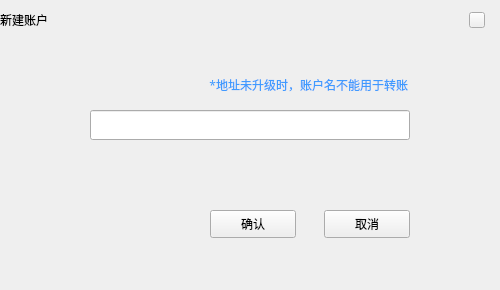
<?xml version="1.0" encoding="UTF-8"?>
<ui version="4.0">
 <class>NameDialog</class>
 <widget class="QDialog" name="NameDialog">
  <property name="geometry">
   <rect>
    <x>0</x>
    <y>0</y>
    <width>500</width>
    <height>290</height>
   </rect>
  </property>
  <property name="font">
   <font>
    <family>微软雅黑</family>
    <pointsize>9</pointsize>
   </font>
  </property>
  <property name="windowTitle">
   <string>Dialog</string>
  </property>
  <property name="styleSheet">
   <string notr="true"/>
  </property>
  <widget class="QLineEdit" name="nameLineEdit">
   <property name="geometry">
    <rect>
     <x>90</x>
     <y>110</y>
     <width>320</width>
     <height>30</height>
    </rect>
   </property>
   <property name="font">
    <font>
     <family>微软雅黑</family>
     <weight>50</weight>
     <italic>false</italic>
     <bold>false</bold>
    </font>
   </property>
   <property name="styleSheet">
    <string notr="true"/>
   </property>
   <property name="cursorPosition">
    <number>0</number>
   </property>
  </widget>
  <widget class="QLabel" name="addressNameTipLabel1">
   <property name="geometry">
    <rect>
     <x>103</x>
     <y>152</y>
     <width>16</width>
     <height>16</height>
    </rect>
   </property>
   <property name="text">
    <string/>
   </property>
  </widget>
  <widget class="QToolButton" name="okBtn">
   <property name="geometry">
    <rect>
     <x>210</x>
     <y>210</y>
     <width>86</width>
     <height>28</height>
    </rect>
   </property>
   <property name="cursor">
    <cursorShape>PointingHandCursor</cursorShape>
   </property>
   <property name="styleSheet">
    <string notr="true"/>
   </property>
   <property name="text">
    <string>确认</string>
   </property>
  </widget>
  <widget class="QLabel" name="addressNameTipLabel2">
   <property name="geometry">
    <rect>
     <x>127</x>
     <y>150</y>
     <width>200</width>
     <height>20</height>
    </rect>
   </property>
   <property name="text">
    <string/>
   </property>
  </widget>
  <widget class="QToolButton" name="cancelBtn">
   <property name="geometry">
    <rect>
     <x>324</x>
     <y>210</y>
     <width>86</width>
     <height>28</height>
    </rect>
   </property>
   <property name="cursor">
    <cursorShape>PointingHandCursor</cursorShape>
   </property>
   <property name="styleSheet">
    <string notr="true"/>
   </property>
   <property name="text">
    <string>取消</string>
   </property>
  </widget>
  <widget class="QLabel" name="gifLabel">
   <property name="geometry">
    <rect>
     <x>427</x>
     <y>116</y>
     <width>18</width>
     <height>18</height>
    </rect>
   </property>
   <property name="text">
    <string/>
   </property>
  </widget>
  <widget class="QLabel" name="label_2">
   <property name="geometry">
    <rect>
     <x>127</x>
     <y>70</y>
     <width>281</width>
     <height>30</height>
    </rect>
   </property>
   <property name="font">
    <font>
     <family>微软雅黑</family>
     <weight>50</weight>
     <italic>false</italic>
     <bold>false</bold>
    </font>
   </property>
   <property name="styleSheet">
    <string notr="true">color: rgb(64,154,255);</string>
   </property>
   <property name="text">
    <string>*地址未升级时，账户名不能用于转账</string>
   </property>
   <property name="alignment">
    <set>Qt::AlignRight|Qt::AlignTrailing|Qt::AlignVCenter</set>
   </property>
  </widget>
  <widget class="QLabel" name="title_Label">
   <property name="geometry">
    <rect>
     <x>0</x>
     <y>0</y>
     <width>500</width>
     <height>40</height>
    </rect>
   </property>
   <property name="font">
    <font>
     <family>微软雅黑</family>
     <weight>50</weight>
     <italic>false</italic>
     <bold>false</bold>
    </font>
   </property>
   <property name="styleSheet">
    <string notr="true"/>
   </property>
   <property name="text">
    <string>新建账户</string>
   </property>
  </widget>
  <widget class="QToolButton" name="closeBtn">
   <property name="geometry">
    <rect>
     <x>469</x>
     <y>12</y>
     <width>16</width>
     <height>16</height>
    </rect>
   </property>
   <property name="font">
    <font>
     <family>微软雅黑</family>
    </font>
   </property>
   <property name="cursor">
    <cursorShape>PointingHandCursor</cursorShape>
   </property>
   <property name="styleSheet">
    <string notr="true"/>
   </property>
   <property name="text">
    <string/>
   </property>
  </widget>
 </widget>
 <resources/>
 <connections/>
</ui>
